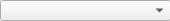
<?xml version="1.0" encoding="UTF-8"?>
<ui version="4.0">
 <class>oshpincombobox</class>
 <widget class="QWidget" name="oshpincombobox">
  <property name="geometry">
   <rect>
    <x>0</x>
    <y>0</y>
    <width>170</width>
    <height>21</height>
   </rect>
  </property>
  <property name="windowTitle">
   <string>Form</string>
  </property>
  <widget class="QComboBox" name="comboBox">
   <property name="geometry">
    <rect>
     <x>0</x>
     <y>0</y>
     <width>171</width>
     <height>21</height>
    </rect>
   </property>
   <property name="maxVisibleItems">
    <number>30</number>
   </property>
  </widget>
 </widget>
 <resources/>
 <connections/>
</ui>
